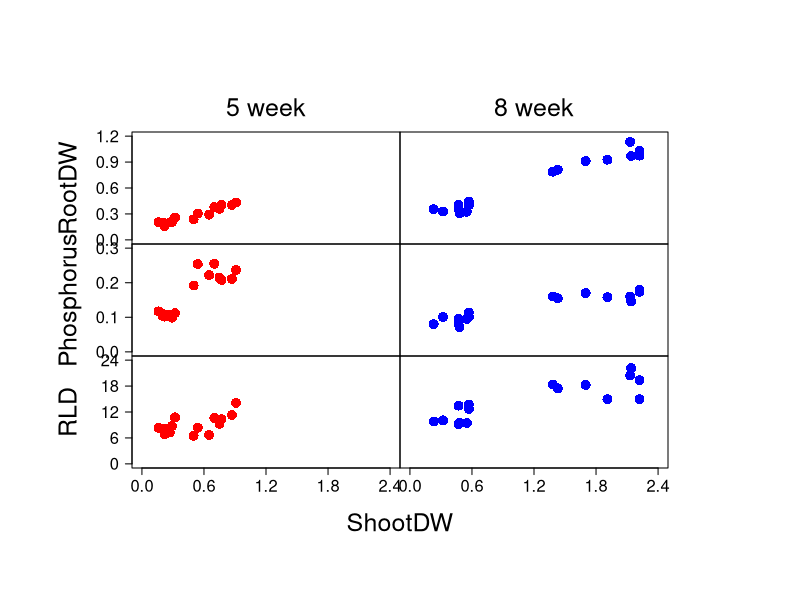

Here is the R script that generated this plot:
d1<-read.table("Test1.txt", header=T) 

pdf("Fig2.pdf", width=10, height=12)
par(oma = c(10, 10, 10, 10)) # 下・左・上・右
par(mfcol=c(3,2)) # c(行, 列)  
par(mar = c(0, 0, 0, 0))  # 下・左・上・右

week<-c("5week", "8week")
cols<-c("red", "blue")
text2<-c("RootDW", "Phosphorus", "RLD")
text3<-c("5 week", "8 week")

ylims<-rbind(c(0,1.2), c(0,0.3), c(0,24)) # RDW, P, RLDの順
yaxes<-rbind(c(0,0.3,0.6,0.9,1.2), c(0,0.1,0.2,0.3,0.4), c(0,6,12,18,24)) # RDW, P, RLDの順

for (i in 1:2) {
    for (j in 1:3) {
        sd<-subset(d1,d1$Stage==week[i])
        x<-sd[,5]
        y<-sd[,5+j]
        plot(x,y, 
                xlim = c(0,2.4),  # x軸の境界
                ylim = ylims[j,1:2], # y軸の境界
                xlab = "", # x軸ラベル
                ylab = "", # y軸ラベル
                col = cols[i],
                pch=16,
                cex=2,
                axes=F,
            )
        if (i==1) {
            axis(2, at=yaxes[j,1:5], cex.axis=1.5, las=1, labels = T) # y軸ラベル
            mtext(2, text=text2[j], adj=0.5, cex = 1.5, line = 4)
            }
        if (j==1) {
            mtext(3, text=text3[i], adj=0.5, cex = 1.5, line = 1)
            }
        box("plot",lty=1,lwd=1) # 枠をつける
        }
        axis(1, at=c(0,0.6,1.2,1.8,2.4), cex.axis=1.5, las=1, labels = T) # x軸ラベル
    }
mtext("ShootDW",adj=0.5,side = 1, cex = 1.5, line = 4, outer=TRUE)
dev.off()
